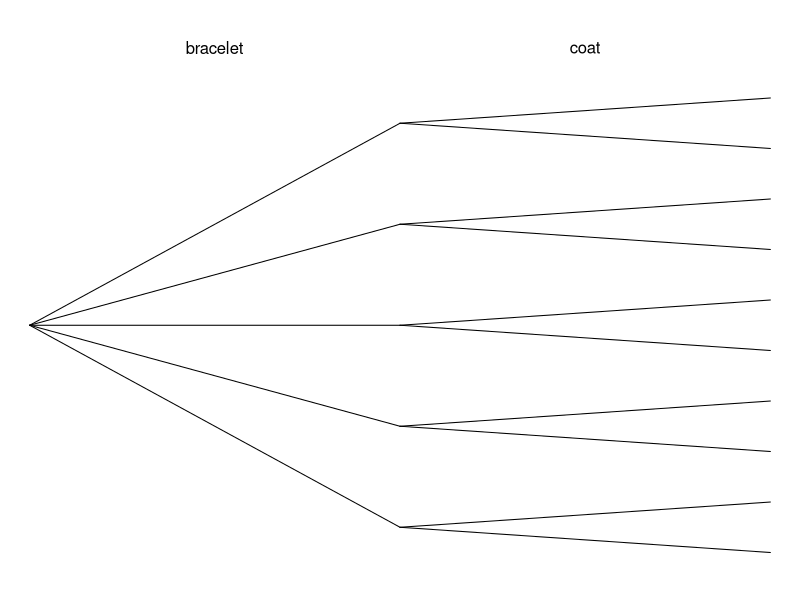

This figure's R source:
## ---- chunk 1
names = read.csv("names2.txt", header = FALSE, sep = ",")

item = c("hat","coat","shirt","pair of pants","scarf","pair of shoes","necklace","bracelet")
items = c("hats","coats","shirts","pairs of pants","scarves","pairs of shoes","necklaces","bracelets")


while(T){
  ns = sample(2:6,2,replace=T)
  if(prod(ns) < 21){
    break
  }
}

na = sample(names,1)
i = sample(1:length(item),2)
it = item[i]
its = items[i]
## ---- chunk 2
par(mar=c(0,0,0,0))
plot(1,1,type ="n",axes=F,ann=F,xlim=c(0,1),ylim=c(0,1.1))
a = ns[1]
b = prod(ns)

as = (2*(1:a)-1)/(a*2)
bs = (2*(1:b)-1)/(b*2)

for(i in 1:a){
  lines(c(0,0.5),c(0.5,as[i]))
  for(j in 1:ns[2]){
    lines(c(0.5,1),c(as[i],bs[(i-1)*ns[2]+j]))
  }
}
text(0.25,1.05,it[1])
text(0.75,1.05,it[2])
